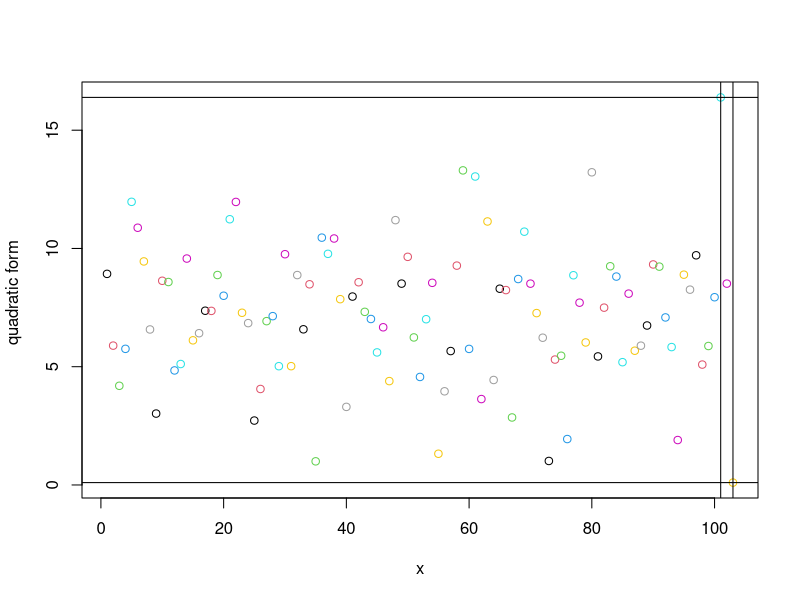

This chart was generated by the following R code:
#Topic : maxima and minima of the  quadratic form 
#q1
A=matrix(c(1,2,-3,2,9,-2,-3,-2,15),nrow = 3);r=100;
A
m=nrow(A);n=ncol(A);
l=eigen(A)$vales;P=eigen(A)$vectors;
cat("eigen values of A are","\n",l)
Q=rep(0,100);
x=matrix(runif(n*r,0,1),nrow=n,ncol = r);
x=cbind(x,P);
x
for ( i in 1: (r+n))
  {
  x[,i]=x[,i]/sqrt(sum(x[,i]^2));
  Q[i]=as.numeric(t(x[,i])%*%A%*%(x[,i]));
}
plot(1:103,Q,xlab = "x",ylab = "quadratic form ",col=1:103);
abline(h=max(Q));abline(v=which.max(Q));
abline(h=min(Q));abline(v=which.min(Q));
cat(" observed min Q: ", min (Q),"\n")
cat("theoretical min eigenval:",min(l),"theoretical max eigenval:", max(l), "\n")



#algebric multiplicity =


























































































































































